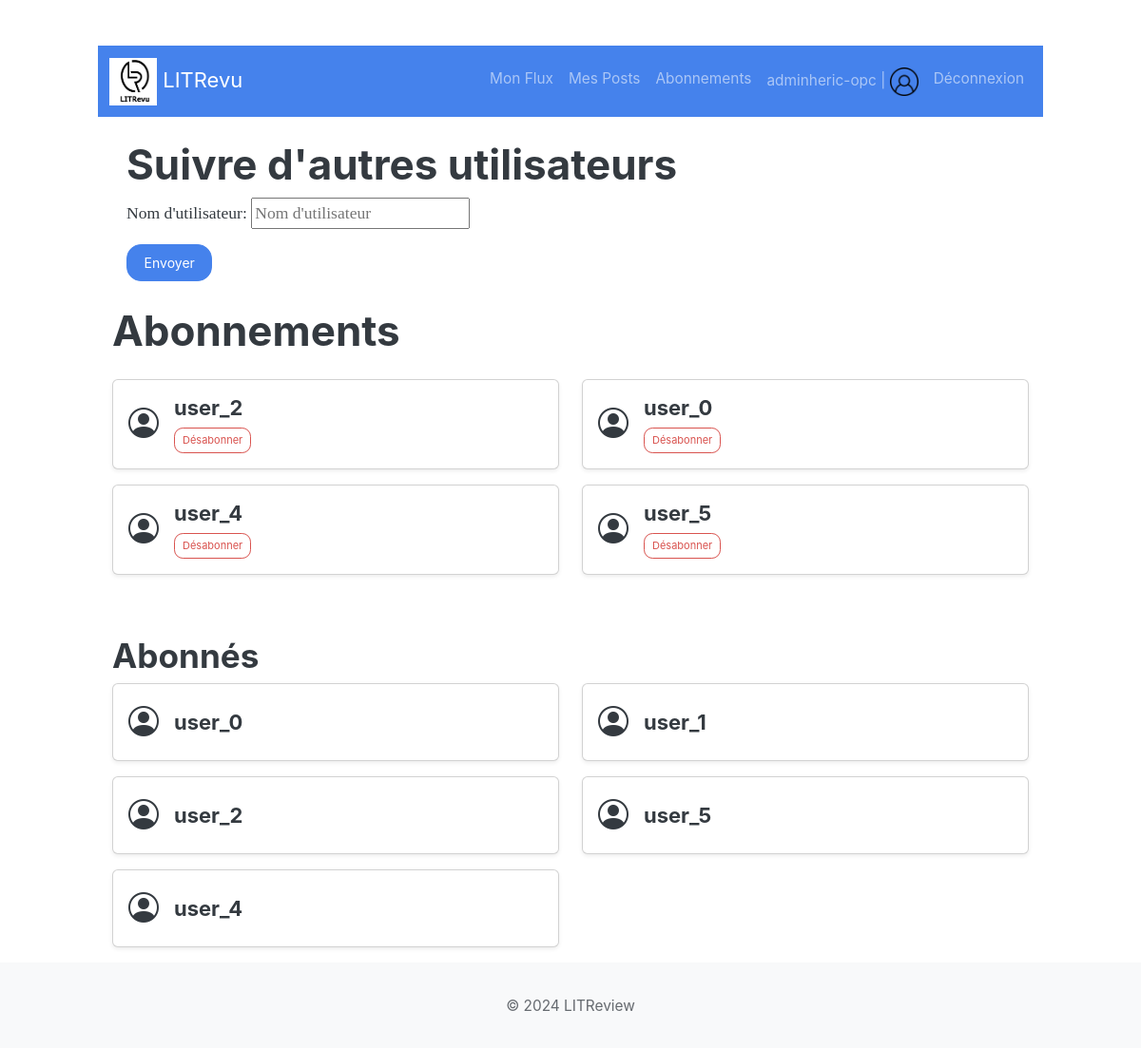
/feed/follows/ (signed in), run on an earlier commit of the app's database.
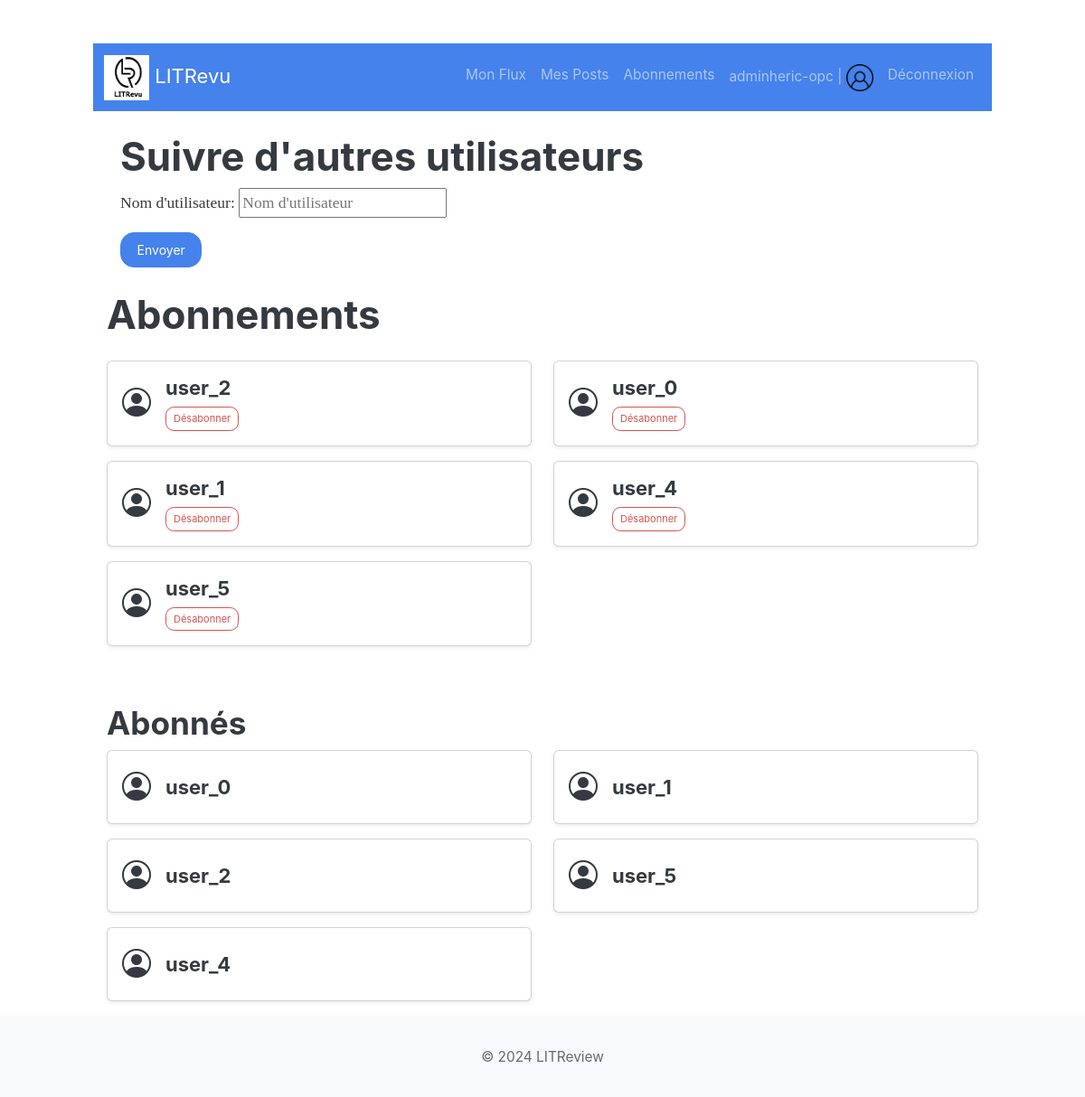
And on a later commit of the database.
### feed/models.py (models this page shows)
class UserFollows(models.Model):
    user = models.ForeignKey(settings.AUTH_USER_MODEL, on_delete=models.CASCADE, related_name='following')
    followed_user = models.ForeignKey(settings.AUTH_USER_MODEL, on_delete=models.CASCADE, related_name='followed_by')
    class Meta:
        unique_together = ('user', 'followed_user')

### accounts/models.py (models this page shows)
class User(AbstractUser):
    pass

### feed/views.py (the view, shortened to what this page needs)
# urls.py: path('follows/', UserFollowsCreateView.as_view(), name='follow_list'),
class UserFollowsCreateView(LoginRequiredMixin, ListView):
    model = UserFollows
    template_name = 'feed/user_follows.html'
    context_object_name = 'follows'
    def get_queryset(self):
        return UserFollows.objects.filter(user=self.request.user)
    def get_context_data(self, **kwargs):
        context = super().get_context_data(**kwargs)
        context['form'] = UserFollowForm()
        context['followers'] = UserFollows.objects.filter(followed_user=self.request.user)
        return context

### feed/forms.py (shortened to what this page needs)
class UserFollowForm(forms.Form):
    username = forms.CharField(label='Nom d\'utilisateur', max_length=150,
                               widget=forms.TextInput(attrs={'placeholder': 'Nom d\'utilisateur'}))

### feed/templates/feed/user_follows.html (shortened to what this page needs)
{% extends 'base.html' %}
{% block content %}
<div class="container mt-4">
    {% include 'feed/add_follow.html' with form=form %}
    <h1 class="mb-4">Abonnements</h1>
    <div class="row">
        {% for follow in follows %}
        <div class="col-md-6 mb-3">
            <div class="card shadow-sm">
                <div class="card-body d-flex align-items-center">
                    <i class="bi bi-person-circle me-3" style="font-size: 2rem;"></i>
                    <div>
                        <h5 class="card-title mb-0">{{ follow.followed_user.username }}</h5>
                        <a href="{% url 'feed:unfollow' follow.id %}" class="btn btn-sm btn-outline-danger mt-2">Désabonner</a>
                    </div>
                </div>
            </div>
        </div>
        {% empty %}
        <p class="text-muted">Aucun abonnement trouvé.</p>
        {% endfor %}
    </div>
    <h2 class="mt-5">Abonnés</h2>
    <div class="row">
        {% for follower in followers %}
        <div class="col-md-6 mb-3">
            <div class="card shadow-sm">
                <div class="card-body d-flex align-items-center">
                    <i class="bi bi-person-circle me-3" style="font-size: 2rem;"></i>
                    <div>
                        <h5 class="card-title mb-0">{{ follower.user.username }}</h5>
                    </div>
                </div>
            </div>
        </div>
        {% empty %}
        <p class="text-muted">Aucun abonné trouvé.</p>
        {% endfor %}
    </div>
</div>
{% endblock %}

What changed in the data, as far as the page shows it:
added UserFollows: followed_user.username "user_1", shown under "Abonnements"
